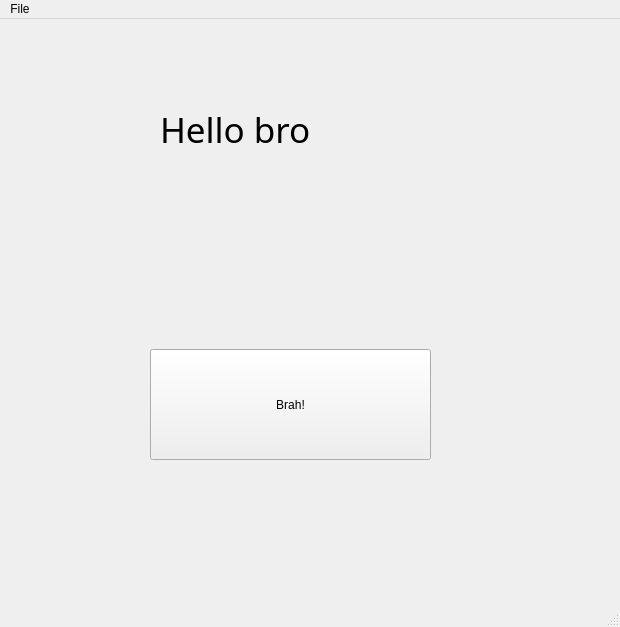
<?xml version="1.0" encoding="UTF-8"?>
<ui version="4.0">
 <class>MainWindow</class>
 <widget class="QMainWindow" name="MainWindow">
  <property name="geometry">
   <rect>
    <x>0</x>
    <y>0</y>
    <width>620</width>
    <height>627</height>
   </rect>
  </property>
  <property name="windowTitle">
   <string>Mr636</string>
  </property>
  <widget class="QWidget" name="centralwidget">
   <widget class="QPushButton" name="button1">
    <property name="geometry">
     <rect>
      <x>150</x>
      <y>330</y>
      <width>281</width>
      <height>111</height>
     </rect>
    </property>
    <property name="text">
     <string>Brah!</string>
    </property>
   </widget>
   <widget class="QLabel" name="label1">
    <property name="geometry">
     <rect>
      <x>160</x>
      <y>40</y>
      <width>221</width>
      <height>141</height>
     </rect>
    </property>
    <property name="font">
     <font>
      <family>PMingLiU-ExtB</family>
      <pointsize>26</pointsize>
     </font>
    </property>
    <property name="text">
     <string>Hello bro</string>
    </property>
   </widget>
  </widget>
  <widget class="QMenuBar" name="menubar">
   <property name="geometry">
    <rect>
     <x>0</x>
     <y>0</y>
     <width>620</width>
     <height>26</height>
    </rect>
   </property>
   <widget class="QMenu" name="menuFile">
    <property name="title">
     <string>File</string>
    </property>
   </widget>
   <addaction name="menuFile"/>
  </widget>
  <widget class="QStatusBar" name="statusbar"/>
 </widget>
 <resources/>
 <connections/>
</ui>
